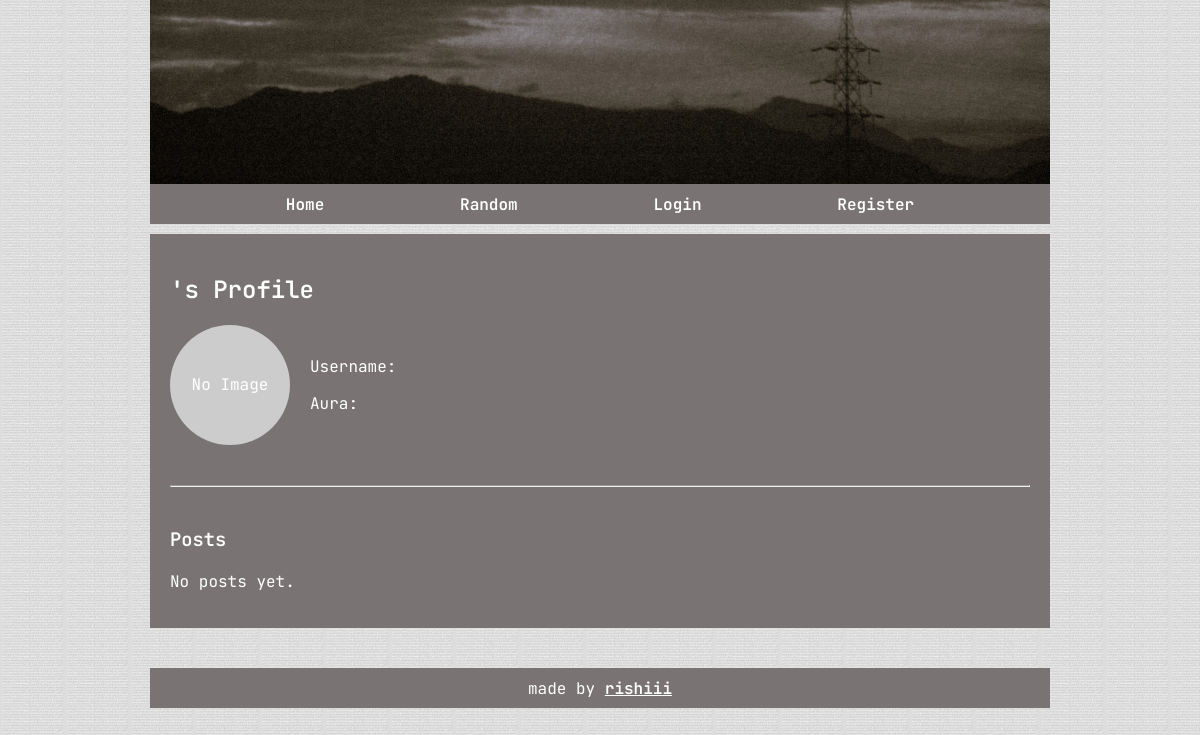
Page /profile/9 on the earlier database version.
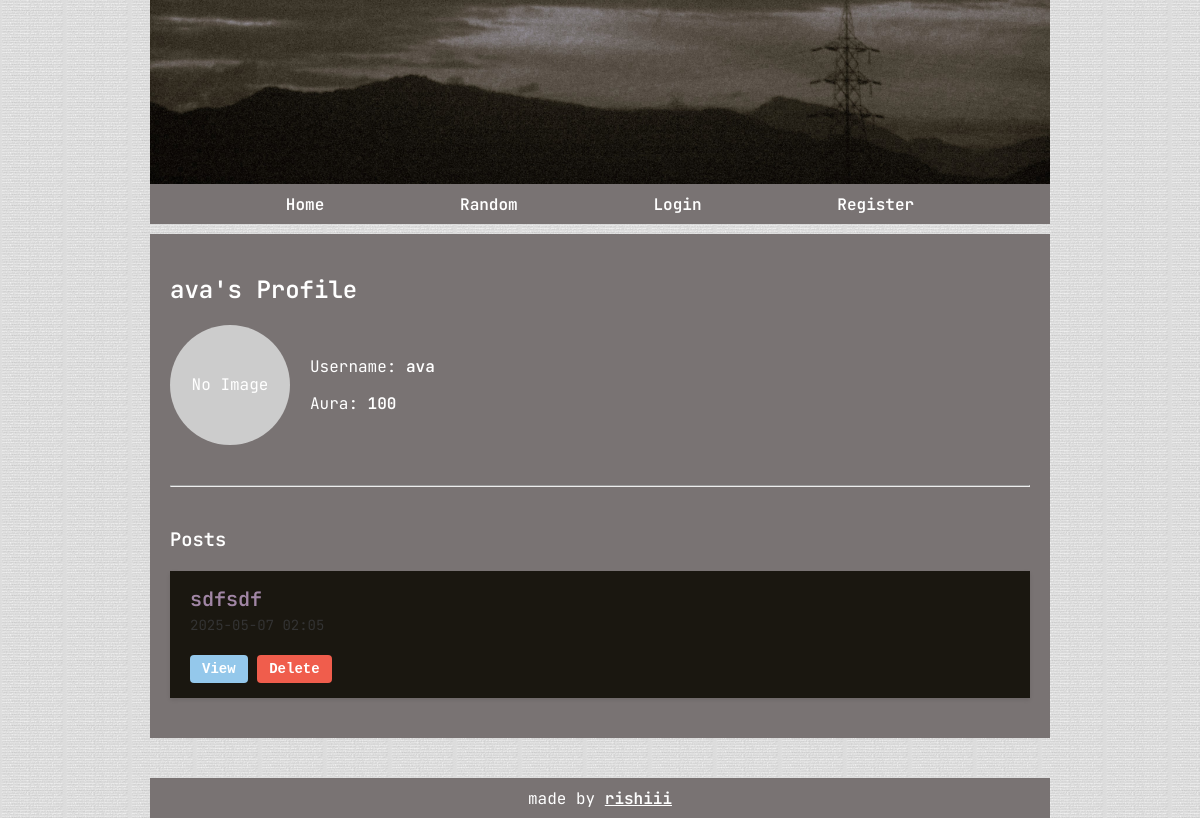
Same page on the later database version.
### tables this page shows
CREATE TABLE users (
                        id INTEGER PRIMARY KEY AUTOINCREMENT,
                        username TEXT UNIQUE NOT NULL,
                        password TEXT NOT NULL
                    , profile_pic TEXT, aura INTEGER DEFAULT 100, email TEXT, is_verified INTEGER DEFAULT 0);

CREATE TABLE posts (
                        id INTEGER PRIMARY KEY AUTOINCREMENT,
                        title TEXT NOT NULL,
                        content TEXT NOT NULL,
                        date TEXT NOT NULL,
                        user_id INTEGER NOT NULL, image TEXT,
                        FOREIGN KEY (user_id) REFERENCES users(id)
                    );

### app.py (the view, shortened to what this page needs)
@app.route('/profile/<int:user_id>', methods=['GET', 'POST'])
def view_profile(user_id):
    db = get_db()
    is_owner = session.get('user_id') == user_id
    user = db.execute('SELECT * FROM users WHERE id = ?', (user_id,)).fetchone()
    posts = db.execute('SELECT * FROM posts WHERE user_id = ? ORDER BY date DESC', (user_id,)).fetchall()
    return render_template('profile.html', user=user, posts=posts, is_owner=is_owner)

### app.py (called while the page is built)
def get_db():
    db = getattr(g, '_database', None)
    if db is None:
        db = g._database = sqlite3.connect(DATABASE)
        db.row_factory = sqlite3.Row
    return db

@app.teardown_appcontext
def close_connection(exception):
    db = getattr(g, '_database', None)
    if db is not None:
        db.close()

### templates/profile.html (shortened to what this page needs)
{% extends "base.html" %}
{% block content %}
<h2>{{ user.username }}'s Profile</h2>
<div style="display: flex; align-items: center; gap: 20px; margin-bottom: 30px;">
    {% if user.profile_pic %}
        <img src="{{ url_for('static', filename=user.profile_pic) }}"
             alt="Profile Picture"
             style="width: 120px; height: 120px; object-fit: cover; border-radius: 50%; " />
    {% else %}
        <div style="width: 120px; height: 120px; background: #ccc; border-radius: 50%; line-height: 120px; text-align: center;">
            No Image
        </div>
    {% endif %}
    <div>
        <p>Username: <strong>{{ user.username }}</strong> </p>
        <p>Aura: <strong>{{ user.aura }}</strong> </p>
    </div>
</div>
<hr style="margin: 40px 0;">
<h3>Posts</h3>
{% if posts %}
    {% for post in posts %}
        <div class="post-card">
        <h3>{{ post.title }}</h3>
        <p>{{ post.date }}</p> &nbsp;
        <div class="post-buttons">
            <button type="submit" style="background-color: #94c8eb; color: white; border: none; padding: 6px 12px; border-radius: 4px; cursor: pointer;">
                View
              </button>
            <button type="submit" style="background-color: #f05d4c; color: white; border: none; padding: 6px 12px; border-radius: 4px; cursor: pointer;">
                Delete
              </button>
        </div>
        </div>
    {% endfor %}
{% else %}
    <p>No posts yet.</p>
{% endif %}
{% endblock %}

Differences in the rows shown:
added users: username "ava", aura "100"
added posts: title "sdfsdf", date "2025-05-07 02:05"
Other differences:
text no longer shown: "No posts yet."
